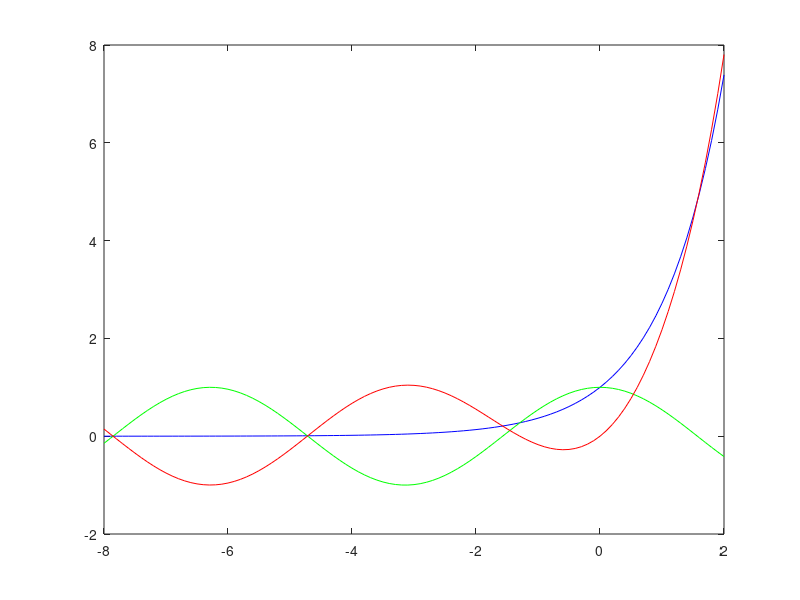

MATLAB code for this plot: (Note: this script raises an error after producing the figure.)



xmin = -8;
xmax = 2;

x = xmin:0.1:xmax;

y1 = exp(x);
y2 = cos(x);

f1 = figure;
plot(x,y1,'b',x,y2,'g',x,y1 - y2, 'r')

f2 = figure;

nx = length(x);

tspan = 0:0.1:5;

for i = 1:nx
   [t,y] = ode45("ode227",tspan,x(i));
   plot(t,y)
   hold on;
end 



